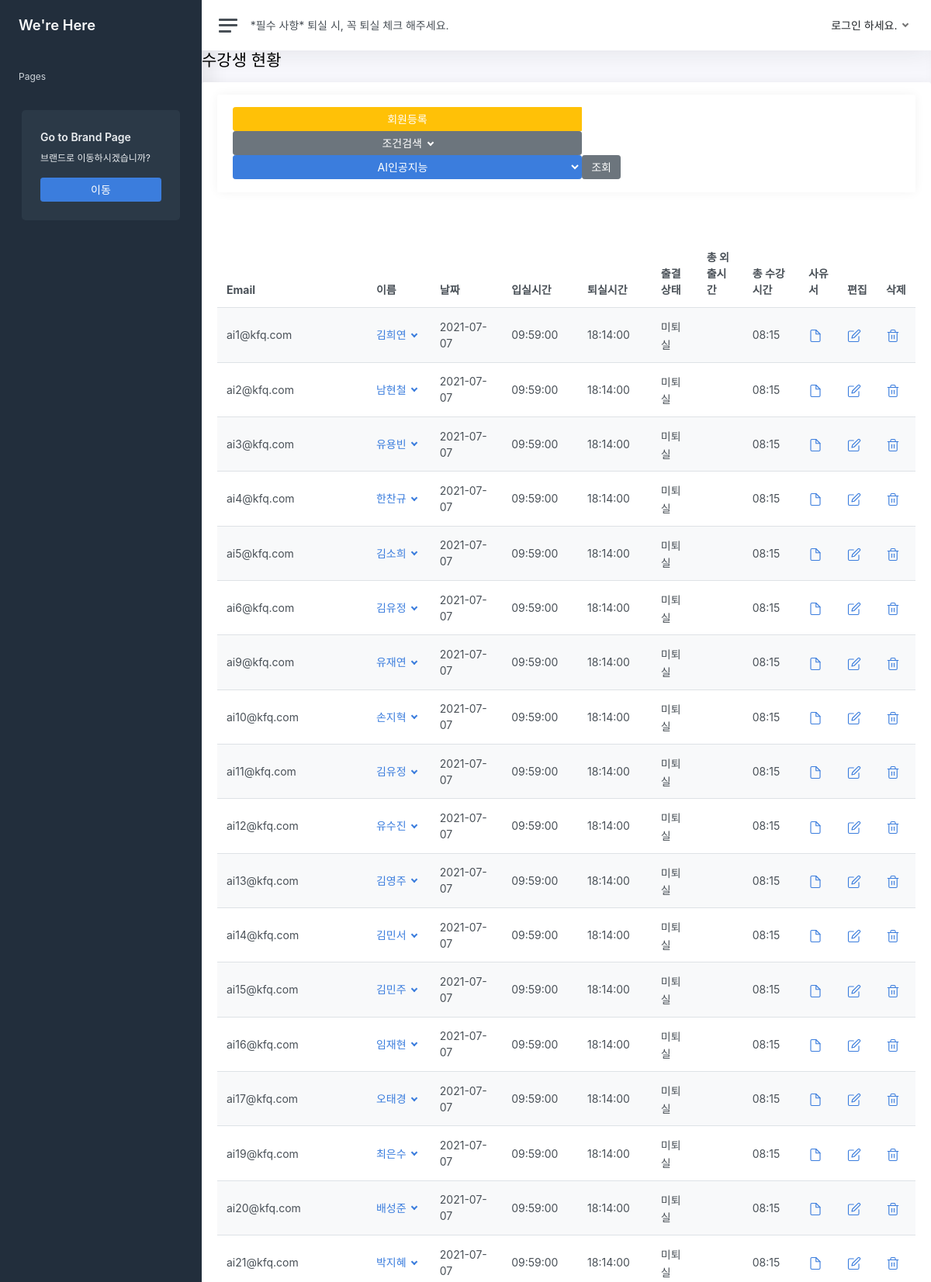
The app's page /CRM/status/data/stay/ (upper part) with its own data.
### CRM/models.py (models this page shows)
class Student_list(models.Model):
    studentListNum = models.AutoField(ClassList, primary_key=True)
    member_fk = models.ForeignKey(Member, on_delete=models.CASCADE)
    class_fk = models.ForeignKey(ClassList, on_delete=models.CASCADE)
    date = models.DateField(auto_now_add=True)
    attendance = models.CharField(max_length=2,default='N',null=True)
    absent = models.CharField(max_length=2,default='N',null=True)
    late = models.CharField(max_length=2,default='N',null=True)
    early= models.CharField(max_length=2,default='N',null=True)
    input_time = models.DateTimeField(null=True)
    output_time= models.DateTimeField(null=True)
    total_time_outing = models.DateTimeField(null=True)
    total_time = models.DateTimeField(null=True)
    temperature = models.FloatField(null=True)

class Member (models.Model):
    email = models.CharField(max_length=200, primary_key=True)
    class_fk = models.ForeignKey(ClassList, on_delete=models.CASCADE, null=True)
    password = models.CharField(max_length=200)
    name = models.CharField(max_length=50)
    age = models.IntegerField(null=True)
    university = models.CharField(max_length=50,default = '',null=True)
    major = models.CharField(max_length=50,default = '',null=True)
    interest_language = models.CharField(max_length=50,default = '',null=True)
    phone_number = models.CharField(max_length=100,default = '',null=True)
    address = models.CharField(max_length=200,default = '',null=True)
    birth = models.DateField(null=True)
    seat_num = models.IntegerField(null=True)
    authority = models.CharField(max_length=50)

### CRM/VIEW/status.py (the view)
# urls.py: path('status/data/stay/',               Status.stillhere,     name='status_stay'),
    def stillhere(request):
        classlist = ClassList.objects.all()
        list_status_here = Student_list.objects.filter(attendance='Y')
        context = {'classlist' : classlist,}
        for object in list_status_here:
            object.date = object.date.strftime('%Y-%m-%d')
            object.input_time = object.input_time.strftime('%H:%M:%S')
            object.output_time = object.output_time.strftime('%H:%M:%S')
            object.total_time = Status.diff_time(object.output_time, object.input_time)
            object.absent = '미퇴실'
        context = {'list_status' : list_status_here, 'classlist' : classlist,}
        return render(request, './crm/page/03_status/status_02.html', context)

### CRM/VIEW/status.py (called while the page is built)
    def diff_time(time_in,time_out):
        t2 = datetime.strptime(time_out,'%H:%M:%S')
        t1 = datetime.strptime(time_in,'%H:%M:%S')
        time_stay = abs(t2-t1)
        result = time(time_stay.seconds //3600, (time_stay.seconds // 60) % 60).strftime('%H:%M')
        return result

### CRM/templates/crm/page/03_status/status_02.html (shortened to what this page needs)
{% extends 'crm/include/base_c.html' %}
{% load static %}
{% block content %}
<h1 class="h3 mb-3">수강생 현황</h1>
<div class="row">
    <div class="col-12">
        <div class="card">
            <div class="card-header">
                <div class="card">
                    <div class="card-header">
                        <div class="btn-group">
                            <button type="button" class="btn btn-warning" data-toggle="modal" data-target="#centeredModalWarning" style="width:450px">
                            회원등록
                            </button>
                        </div>
                        <div class="btn-group">
                            <button type="button" class="btn btn-secondary dropdown-toggle" data-toggle="dropdown"
                                style="width:450px">
                                조건검색
                            </button>
                        </div>
                        <div class="btn-group">
                            <select type="button" class="btn btn-primary dropdown-toggle" data-toggle="dropdown"
                                aria-haspopup="true" aria-expanded="false" name="select_class"
                                id="select_class" onchange="search_class()" style="width:450px">
                                <div class="dropdown-menu">
                                    {% for object in classlist %}
                                    <option>{{ object.class_name }}</option>
                                </div>
                                {% endfor %}
                                <form action="{% url 'CRM:status_data'%}"method="post">
                                    <button type="submit" class="btn btn-secondary"> 조회 </button>
                                </form>
                            </div>
                    </div>
                </div>
            </div>
            <div class="card-body">
                <table class="table table-striped" id="dynamicTable">
                    <thead>
                        <tr>
                            <th style="width:6%;">Email</th>
                            <th style="width:10%">이름</th>
                            <th style="width:15%">날짜</th>
                            <th style="width:13%">입실시간</th>
                            <th style="width:13%">퇴실시간</th>
                            <th style="width:10%">출결상태</th>
                            <th style="width:10%">총 외출시간</th>
                            <th style="width:10%">총 수강시간</th>
                            <th style="width:5%">사유서</th>
                            <th style="width:4%">편집</th>
                            <th style="width:4%">삭제</th>
                        </tr>
                    </thead>
                    <tbody id="dynamicTbody">
                        {% for status in list_status %}
                        <tr>
                            <td> {{status.member_fk.email}} </td>
                            <td>
                                <a class="dropdown-toggle" href="#" data-toggle="dropdown" aria-expanded="false">
                                    {{ status.member_fk.name }}
                                </a>
                            </td>
                            <td> {{status.date}} </td>
                            <td> {{status.input_time}} </td>
                            <td> {{status.output_time}} </td>
                            {% if status.absent == '결석' %}
                            <td> <span class="badge bg-danger"> 결석 </span> </td>
                            {% elif status.absent == '미퇴실' %}
                            <td> <span class="align-middle"> 미퇴실 </span> </td>
                            {% elif status.absent == '지각' %}
                            <td> <span class="badge bg-warning"> 지각 </span> </td>
                            {% elif status.absent == '조퇴' %}
                            <td> 조퇴 </td>
                            {% else %}
                            <td> <span class="badge bg-success"> 출석 </span> </td>
                            {% endif %}
                            <td> </td>
                            <td> {{status.total_time}} </td>
                            <td> <a href="#"> </a></td>
                            <td> <a href="#">
                            </a></td>
                            <td> <a href="#">
                            </a></td>
                        </tr>
                        {% endfor %}
                    </tbody>
                </table>
            </div>
        </div>
    </div>
</div>
{% endblock %}

### records on screen
Student_list: member_fk.email "ai1@kfq.com", member_fk.name "김희연", date "2021-07-07", input_time "09:59:00", output_time "18:14:00", absent "미퇴실", total_time "08:15"
Student_list: member_fk.email "ai2@kfq.com", member_fk.name "남현철", date "2021-07-07", input_time "09:59:00", output_time "18:14:00", absent "미퇴실", total_time "08:15"
Student_list: member_fk.email "ai3@kfq.com", member_fk.name "유용빈", date "2021-07-07", input_time "09:59:00", output_time "18:14:00", absent "미퇴실", total_time "08:15"
Student_list: member_fk.email "ai4@kfq.com", member_fk.name "한찬규", date "2021-07-07", input_time "09:59:00", output_time "18:14:00", absent "미퇴실", total_time "08:15"
Student_list: member_fk.email "ai5@kfq.com", member_fk.name "김소희", date "2021-07-07", input_time "09:59:00", output_time "18:14:00", absent "미퇴실", total_time "08:15"
Student_list: member_fk.email "ai6@kfq.com", member_fk.name "김유정", date "2021-07-07", input_time "09:59:00", output_time "18:14:00", absent "미퇴실", total_time "08:15"
Student_list: member_fk.email "ai9@kfq.com", member_fk.name "유재연", date "2021-07-07", input_time "09:59:00", output_time "18:14:00", absent "미퇴실", total_time "08:15"
Student_list: member_fk.email "ai10@kfq.com", member_fk.name "손지혁", date "2021-07-07", input_time "09:59:00", output_time "18:14:00", absent "미퇴실", total_time "08:15"
Student_list: member_fk.email "ai11@kfq.com", member_fk.name "김유정", date "2021-07-07", input_time "09:59:00", output_time "18:14:00", absent "미퇴실", total_time "08:15"
Student_list: member_fk.email "ai12@kfq.com", member_fk.name "유수진", date "2021-07-07", input_time "09:59:00", output_time "18:14:00", absent "미퇴실", total_time "08:15"
Student_list: member_fk.email "ai13@kfq.com", member_fk.name "김영주", date "2021-07-07", input_time "09:59:00", output_time "18:14:00", absent "미퇴실", total_time "08:15"
Student_list: member_fk.email "ai14@kfq.com", member_fk.name "김민서", date "2021-07-07", input_time "09:59:00", output_time "18:14:00", absent "미퇴실", total_time "08:15"
Student_list: member_fk.email "ai15@kfq.com", member_fk.name "김민주", date "2021-07-07", input_time "09:59:00", output_time "18:14:00", absent "미퇴실", total_time "08:15"
Student_list: member_fk.email "ai16@kfq.com", member_fk.name "임재현", date "2021-07-07", input_time "09:59:00", output_time "18:14:00", absent "미퇴실", total_time "08:15"
Student_list: member_fk.email "ai17@kfq.com", member_fk.name "오태경", date "2021-07-07", input_time "09:59:00", output_time "18:14:00", absent "미퇴실", total_time "08:15"
Student_list: member_fk.email "ai19@kfq.com", member_fk.name "최은수", date "2021-07-07", input_time "09:59:00", output_time "18:14:00", absent "미퇴실", total_time "08:15"
Student_list: member_fk.email "ai20@kfq.com", member_fk.name "배성준", date "2021-07-07", input_time "09:59:00", output_time "18:14:00", absent "미퇴실", total_time "08:15"
Student_list: member_fk.email "ai21@kfq.com", member_fk.name "박지혜", date "2021-07-07", input_time "09:59:00", output_time "18:14:00", absent "미퇴실", total_time "08:15"

### other values on screen
form field select_class "AI인공지능"
